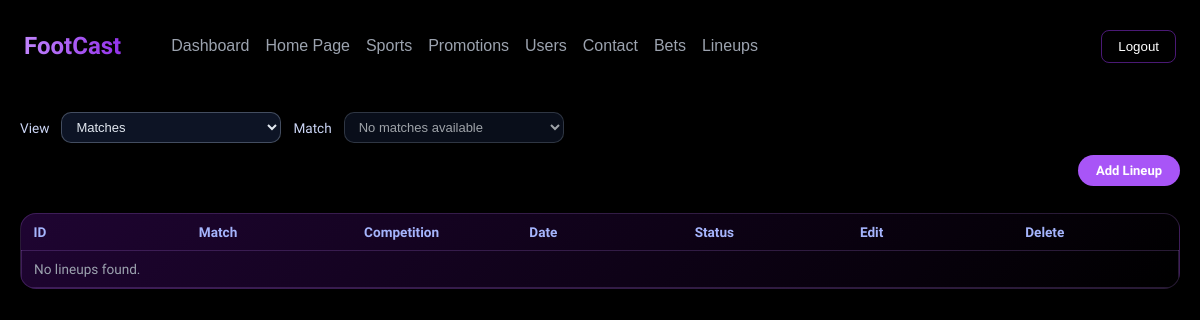
Before: /admin-dashboard/lineups.php (signed in) with the older database file.
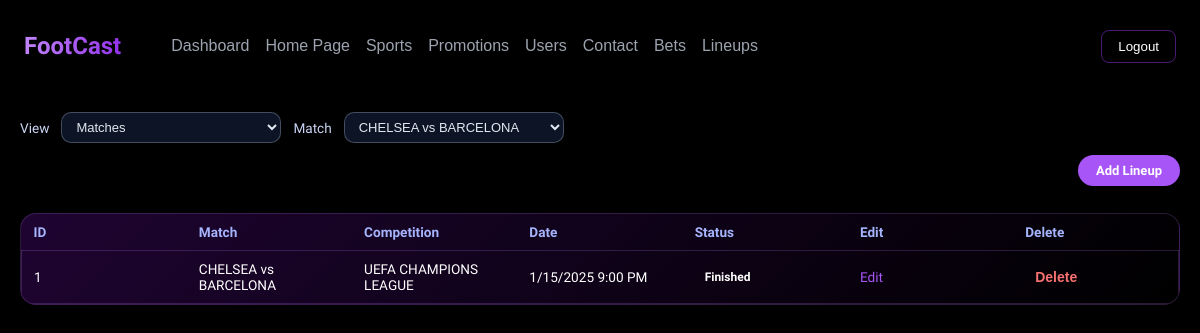
After: the same page with the newer database file.
### tables this page shows
CREATE TABLE `lineup_matches` (
  `id` int(11) NOT NULL,
  `home_team` varchar(100) NOT NULL,
  `away_team` varchar(100) NOT NULL,
  `competition` varchar(120) NOT NULL,
  `match_date` datetime NOT NULL,
  `home_logo` varchar(255) DEFAULT NULL,
  `away_logo` varchar(255) DEFAULT NULL,
  `home_formation` varchar(20) DEFAULT NULL,
  `away_formation` varchar(20) DEFAULT NULL,
  `home_coach` varchar(100) DEFAULT NULL,
  `away_coach` varchar(100) DEFAULT NULL,
  `status` enum('scheduled','live','finished') DEFAULT 'scheduled',
  `created_at` timestamp NOT NULL DEFAULT current_timestamp(),
  `updated_at` timestamp NOT NULL DEFAULT current_timestamp() ON UPDATE current_timestamp()
);

### admin-dashboard/assets/includes/LineupRepository.php (called while the page is built, shortened)
<?php
final class LineupRepository{
    private mysqli $db;
    public function __construct(mysqli $db){
        $this->db = $db;
    }
    public function getMatches(): array{
        $stmt = $this->db->prepare(
            'SELECT id, home_team, away_team, competition, match_date, status
             FROM lineup_matches
             ORDER BY match_date DESC'
        );
        return $this->fetchAll($stmt);
    }
    private function fetchAll(?mysqli_stmt $stmt): array{
        $stmt->execute();
        $result = $stmt->get_result();
        $rows = [];
        if ($result) {
            while ($row = $result->fetch_assoc()) {
                $rows[] = $row;
            }
        }
        return $rows;
    }
}

### admin-dashboard/lineups.php (the view, shortened to what the changed rows need)
<?php
require_once __DIR__ . '/assets/includes/LineupRepository.php';
$db = footcast_db();
$lineupRepository = new LineupRepository($db);
$selectedMatchId = 0;
$activeSection = isset($_GET['section']) ? (string) $_GET['section'] : '';
$lineups = $lineupRepository->getMatches();
$postMatchId = isset($_POST['lineup_match_id']) ? (int) $_POST['lineup_match_id'] : 0;
$getMatchId = isset($_GET['match_id']) ? (int) $_GET['match_id'] : 0;
if ($selectedMatchId === 0) {
    if ($postMatchId > 0) {
        $selectedMatchId = $postMatchId;
    } elseif ($getMatchId > 0) {
        $selectedMatchId = $getMatchId;
    } elseif (!empty($lineups)) {
        $selectedMatchId = (int) $lineups[0]['id'];
    }
}
if ($activeSection === '') {
    $activeSection = 'matches';
}
function renderMatchOptions(array $lineups, int $selectedId): string
{
    if (empty($lineups)) {
        return '<option value="">No matches available</option>';
    }
    $options = '';
    foreach ($lineups as $row) {
        $id = (int) $row['id'];
        $label = $row['home_team'] . ' vs ' . $row['away_team'];
        $selected = $id === $selectedId ? ' selected' : '';
        $options .= '<option value="' . htmlspecialchars((string) $id, ENT_QUOTES, 'UTF-8') . '"' . $selected . '>'
            . htmlspecialchars($label, ENT_QUOTES, 'UTF-8')
            . '</option>';
    }
    return $options;
}
?>
<!DOCTYPE html>
<html lang="en">
<head>
    <link rel="stylesheet" href="./assets/css/lineups.css">
    <link rel="stylesheet" href="./assets/php/header.css"/>
</head>
<body>
    <?php include("./assets/php/header.php"); ?>
    <main class="admin-main">
        <section class="admin-section admin-section-active">
            <div class="admin-filter-bar">
                <label for="lineup-section-select">View</label>
                <select class="admin-select" id="lineup-section-select">
                    <?php
                        $sectionOptions = [
                            'matches' => 'Matches',
                            'players' => 'Lineup Players',
                            'substitutions' => 'Substitution',
                            'injuries' => 'Injuries',
                            'suspensions' => 'Suspension',
                        ];
                    ?>
                    <?php foreach ($sectionOptions as $value => $label): ?>
                        <option value="<?php echo htmlspecialchars($value, ENT_QUOTES, 'UTF-8'); ?>" <?php echo $activeSection === $value ? 'selected' : ''; ?>>
                        </option>
                    <?php endforeach; ?>
                </select>
                <label for="lineup-match-select">Match</label>
                <select class="admin-select" id="lineup-match-select" <?php echo empty($lineups) ? 'disabled' : ''; ?>>
                    <?php echo renderMatchOptions($lineups, $selectedMatchId); ?>
                </select>
            </div>
            <div class="lineup-section<?php echo $activeSection === 'matches' ? ' is-active' : ''; ?>" data-section="matches">
                <br>
                <div class="admin-table-wrapper">
                    <table class="admin-table">
                        <thead>
                            <tr>
                                <th>ID</th>
                                <th>Match</th>
                                <th>Competition</th>
                                <th>Date</th>
                                <th>Status</th>
                                <th>Edit</th>
                                <th>Delete</th>
                            </tr>
                        </thead>
                        <tbody>
                            <?php if (empty($lineups)): ?>
                                <tr>
                                    <td colspan="7" class="admin-empty-cell">No lineups found.</td>
                                </tr>
                            <?php else: ?>
                                <?php foreach ($lineups as $row): ?>
                                    <tr>
                                        <td data-label="ID"><?php echo (int) $row['id']; ?></td>
                                        <td data-label="Match"><?php echo htmlspecialchars($row['home_team'] . ' vs ' . $row['away_team'], ENT_QUOTES, 'UTF-8'); ?></td>
                                        <td data-label="Competition"><?php echo htmlspecialchars($row['competition'], ENT_QUOTES, 'UTF-8'); ?></td>
                                        <td data-label="Date"><?php echo htmlspecialchars(date('n/j/Y g:i A', strtotime($row['match_date'])), ENT_QUOTES, 'UTF-8'); ?></td>
                                        <td data-label="Status">
                                            <span class="admin-pill"><?php echo htmlspecialchars(ucfirst($row['status']), ENT_QUOTES, 'UTF-8'); ?></span>
                                        </td>
                                        <td data-label="Edit">
                                            <a class="admin-link" href="edit/edit_match.php?id=<?php echo (int) $row['id']; ?>">Edit</a>
                                        </td>
                                        <td data-label="Delete">
                                        <form method="post" action="" onsubmit="return confirm('Delete this lineup match?');">
                                            <button class="users-delete-btn" type="submit">Delete</button>
                                        </form>
                                        </td>
                                    </tr>
                                <?php endforeach; ?>
                            <?php endif; ?>
                        </tbody>
                    </table>
                </div>
            </div>
            <br>
        </section>
    </main>
</body>
</html>

Changed rows visible on the page:
added lineup_matches: id "1", home_team+away_team "CHELSEA vs BARCELONA", competition "UEFA CHAMPIONS LEAGUE", match_date "1/15/2025 9:00 PM", status "Finished"
Other visible differences:
form field value: "No matches available" → "CHELSEA vs BARCELONA"
text no longer shown: "No lineups found."
